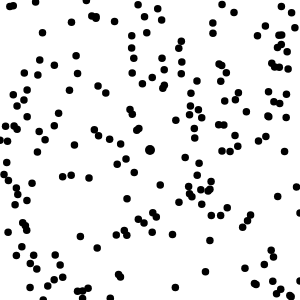
Frame 1 (no input)
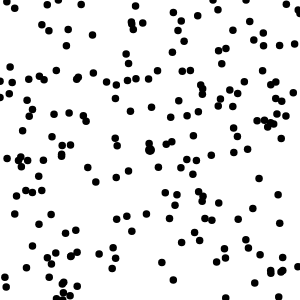
Frame 60 (no input)
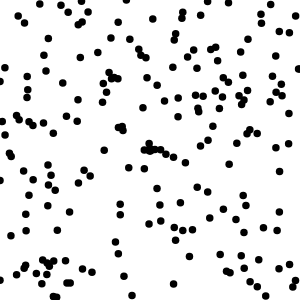
Frame 120 (the mouse pressed at the canvas centre since frame 60)

The p5.js sketch that drew these frames (run headless with seeded random() and noise() and a simulated clock; from frame 60 on, the mouse is pressed at the canvas centre):

// p5.js sketch
// ── sketch.js
let canvasSize = [300, 300]
let ballNum = 200
let ballRadius = 15
let balls = Array(ballNum)

class Ball {
    constructor(x, y, radius, isMove, col) {
        this.x = x
        this.y = y
        this.radius = radius
        this.isMove = isMove
        this.ballColor = col
    }
    draw() {
        if (this.isMove) {
            this.x = max(0, min(this.x + random(-5, 5), canvasSize[0]))
            this.y = max(0, min(this.y + random(-5, 5), canvasSize[1]))
        }
        noStroke()
        fill(this.ballColor)
        ellipse(this.x, this.y, this.radius / 2)
    }
    calcVel() {
    }
}

function setup() {
    createCanvas(canvasSize[0], canvasSize[1])
    balls[0] = new Ball(
        canvasSize[0] / 2, canvasSize[1] / 2, 20, false, color(0, 0, 0)

    )
    for (let i = 1; i < ballNum; i++) {
        balls[i] = new Ball(
            random(canvasSize[0]), random(canvasSize[1]), ballRadius, true, color(0, 0, 0)
        )
    }
}

function draw() {
    background(255)
    balls.forEach(function(value, _, _) { value.draw() })
    balls.forEach(function(value, index, array) {
        for (let i = 0; i < ballNum; i++) {
            if (index != i) {
                d = sqrt((value.x - array[i].x) ** 2 + (value.y - array[i].y) ** 2)
                if (!(value.isMove && array[i].isMove) && (d < ballRadius / 2)) {
                    value.isMove = false
                }
            }
        }
    })
}
